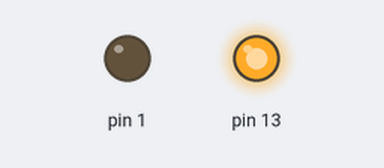
Recording of a sketch running on a simulated Arduino Uno, built with avr-gcc and run on an emulated ATmega328P. Parts: output pins drawn as LEDs (lit = HIGH).

Above: at 1.0 s.
At 3.0 s:
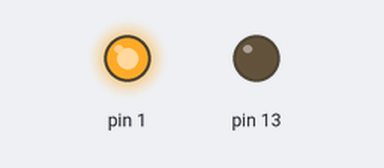
Timing chart, 0 to 5.2 s (numbered marks = the images above):
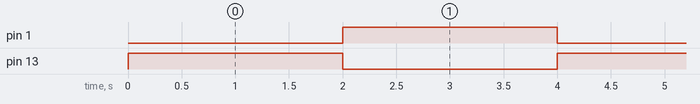

The sketch:

testRelay.ino
```cpp
void setup()
{
    pinMode(13, OUTPUT);
    pinMode(1, OUTPUT);
}

void loop()
{
    digitalWrite(13, HIGH);
    digitalWrite(1, LOW);
    delay(2000);
    digitalWrite(13, LOW);
    digitalWrite(1, HIGH);
    delay(2000);
}
```

Measured:
- by itself, pin 1, pin 13: alternates HIGH for 2.0 s and LOW for 2.0 s
